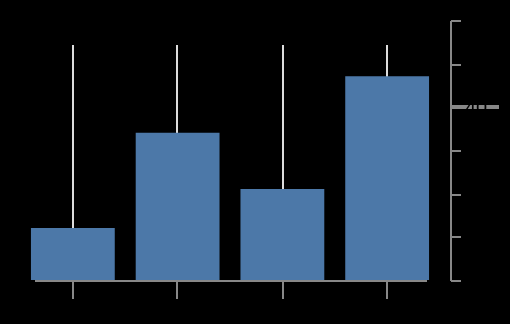

Express this chart as Vega-Lite.
### Vega specification from a JSON file in a GitHub repository (floating-point values rounded to 4 significant figures)
{"$schema": "https://vega.github.io/schema/vega/v6.json", "description": "An axis whose own encode blocks move the lines it drew. A tick is lifted off the axis and stretched, a gridline is pulled in from both ends, and the domain line starts short of its scale — none of which any axis property can say, and all of which upstream applies last so that they win over the geometry the guide computed for itself. The right-hand axis reaches through a tick the way a published example does, drawing one long marker at a chosen value while every other tick keeps its length: the channel is read against the tick's own datum, so a rule over datum.value decides which one moves.", "width": 220, "height": 130, "padding": 5, "background": [], "signals": [{"name": "marked", "value": 40}], "data": [{"name": "t", "values": [{"c": "a", "v": 12}, {"c": "b", "v": 34}, {"c": "c", "v": 21}, {"c": "d", "v": 47}]}], "scales": [{"name": "x", "type": "band", "domain": {"data": "t", "field": "c"}, "range": "width", "padding": 0.2}, {"name": "y", "type": "linear", "domain": [0, 60], "range": "height", "nice": false}], "axes": [{"orient": "bottom", "scale": "x", "grid": true, "gridColor": "#dddddd", "encode": {"ticks": {"update": {"y": {"value": -4}, "y2": {"value": 9}}}, "grid": {"update": {"y": {"value": -10}, "y2": {"signal": "-height + 12"}}}, "domain": {"update": {"x": {"value": 12}, "x2": {"signal": "width - 12"}}}}}, {"orient": "right", "scale": "y", "tickCount": 6, "encode": {"ticks": {"update": {"x2": {"signal": "datum.value === marked ? 24 : 5"}, "strokeWidth": {"signal": "datum.value === marked ? 2 : 1"}}}}}], "marks": [{"type": "rect", "from": {"data": "t"}, "encode": {"enter": {"x": {"scale": "x", "field": "c"}, "width": {"scale": "x", "band": 1}, "y": {"scale": "y", "field": "v"}, "y2": {"scale": "y", "value": 0}, "fill": {"value": "#4c78a8"}}}}]}
